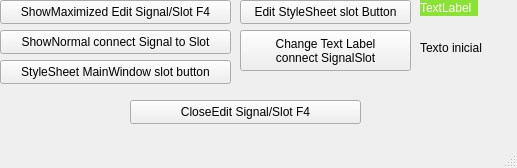
<?xml version="1.0" encoding="UTF-8"?>
<ui version="4.0">
 <class>MainWindow</class>
 <widget class="QMainWindow" name="MainWindow">
  <property name="geometry">
   <rect>
    <x>0</x>
    <y>0</y>
    <width>517</width>
    <height>168</height>
   </rect>
  </property>
  <property name="windowTitle">
   <string>MainWindow</string>
  </property>
  <widget class="QWidget" name="centralwidget">
   <widget class="QPushButton" name="bt_close">
    <property name="geometry">
     <rect>
      <x>130</x>
      <y>100</y>
      <width>231</width>
      <height>24</height>
     </rect>
    </property>
    <property name="text">
     <string>CloseEdit Signal/Slot F4</string>
    </property>
   </widget>
   <widget class="QPushButton" name="bt_styleSheetSlotButton">
    <property name="geometry">
     <rect>
      <x>240</x>
      <y>0</y>
      <width>171</width>
      <height>24</height>
     </rect>
    </property>
    <property name="text">
     <string>Edit StyleSheet slot Button</string>
    </property>
   </widget>
   <widget class="QLabel" name="label">
    <property name="geometry">
     <rect>
      <x>420</x>
      <y>0</y>
      <width>58</width>
      <height>16</height>
     </rect>
    </property>
    <property name="styleSheet">
     <string notr="true">background-color: rgb(138, 226, 52);
color: #fff</string>
    </property>
    <property name="text">
     <string>TextLabel</string>
    </property>
   </widget>
   <widget class="QPushButton" name="bt_showNormal">
    <property name="geometry">
     <rect>
      <x>0</x>
      <y>30</y>
      <width>231</width>
      <height>24</height>
     </rect>
    </property>
    <property name="text">
     <string>ShowNormal connect Signal to Slot</string>
    </property>
   </widget>
   <widget class="QPushButton" name="bt_styleSheetMainWindow">
    <property name="geometry">
     <rect>
      <x>0</x>
      <y>60</y>
      <width>231</width>
      <height>24</height>
     </rect>
    </property>
    <property name="text">
     <string>StyleSheet MainWindow slot button</string>
    </property>
   </widget>
   <widget class="QPushButton" name="bt_showMaximized">
    <property name="geometry">
     <rect>
      <x>0</x>
      <y>0</y>
      <width>231</width>
      <height>24</height>
     </rect>
    </property>
    <property name="text">
     <string>ShowMaximized Edit Signal/Slot F4</string>
    </property>
   </widget>
   <widget class="QPushButton" name="bt_changeTextLabel">
    <property name="geometry">
     <rect>
      <x>240</x>
      <y>30</y>
      <width>171</width>
      <height>41</height>
     </rect>
    </property>
    <property name="text">
     <string>Change Text Label 
connect SignalSlot</string>
    </property>
   </widget>
   <widget class="QLabel" name="label_2">
    <property name="geometry">
     <rect>
      <x>420</x>
      <y>40</y>
      <width>91</width>
      <height>16</height>
     </rect>
    </property>
    <property name="text">
     <string>Texto inicial</string>
    </property>
   </widget>
  </widget>
  <widget class="QMenuBar" name="menubar">
   <property name="geometry">
    <rect>
     <x>0</x>
     <y>0</y>
     <width>517</width>
     <height>21</height>
    </rect>
   </property>
  </widget>
  <widget class="QStatusBar" name="statusbar"/>
 </widget>
 <resources/>
 <connections>
  <connection>
   <sender>bt_close</sender>
   <signal>clicked()</signal>
   <receiver>MainWindow</receiver>
   <slot>close()</slot>
   <hints>
    <hint type="sourcelabel">
     <x>633</x>
     <y>43</y>
    </hint>
    <hint type="destinationlabel">
     <x>132</x>
     <y>102</y>
    </hint>
   </hints>
  </connection>
  <connection>
   <sender>bt_showMaximized</sender>
   <signal>clicked()</signal>
   <receiver>MainWindow</receiver>
   <slot>showMaximized()</slot>
   <hints>
    <hint type="sourcelabel">
     <x>81</x>
     <y>77</y>
    </hint>
    <hint type="destinationlabel">
     <x>231</x>
     <y>70</y>
    </hint>
   </hints>
  </connection>
 </connections>
</ui>
